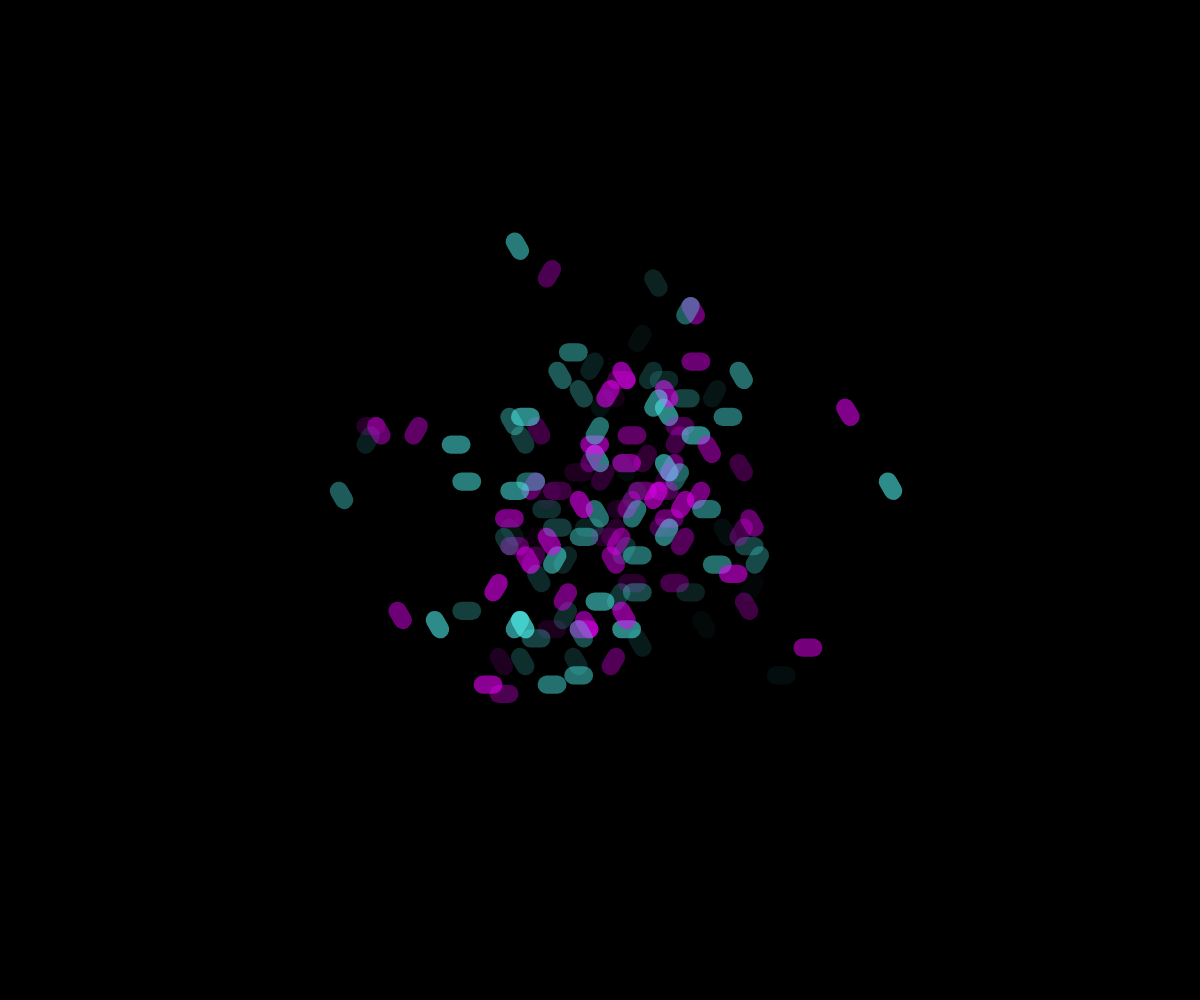
Frame 1 (no input)
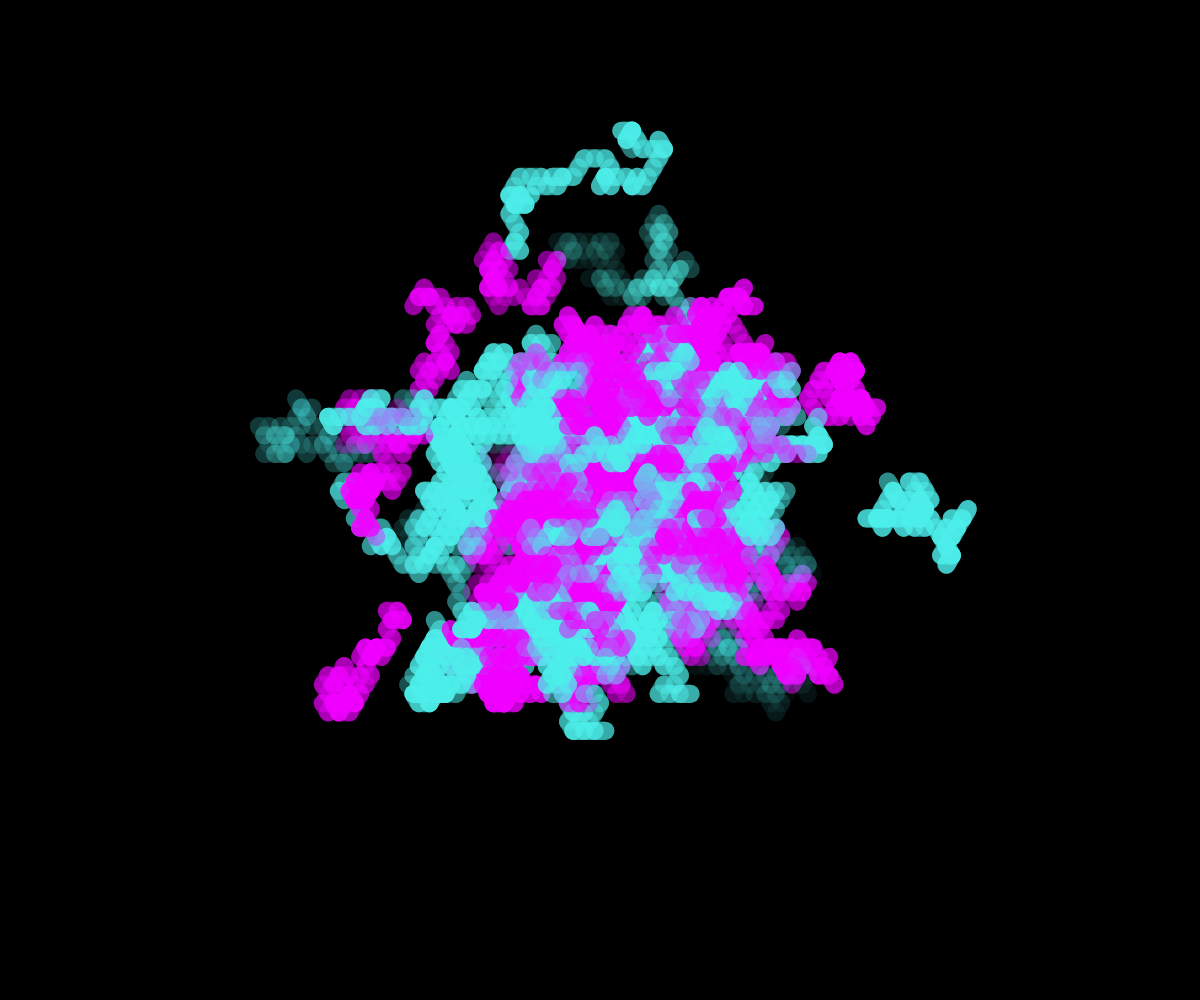
Frame 60 (no input)
Frame 120 (the mouse pressed at the canvas centre since frame 60): identical to frame 60, image omitted

The p5.js sketch that drew these frames (run headless with seeded random() and noise() and a simulated clock; from frame 60 on, the mouse is pressed at the canvas centre):

// p5.js sketch
// ── sketch.js

class Walker {
  constructor(sw = 6,alpha = 100,nColor=2) {
    this.x = width / 2;
    this.y = height / 2;
    // this.colorad = [[255, 80, 205], [	4, 217, 255],[255,140,0]][[0,1,2][Math.floor(random(2))]];
    this.colorad = [[77,238,234],[240,0,255],[255,231,0]][Math.floor(random(nColor))];
    this.prex;
    this.prey;
    this.alpha = alpha;
    strokeWeight(sw);
    stroke(0);
    // this.scale = Math.floor(random(4))+1;  
    this.scale = 1;
    // this.scale = [1,3,6,10][Math.floor(random(4))];
  }

  step() {
    // if (frameCount > 100){
    stroke(this.colorad[0], this.colorad[1], this.colorad[2],this.alpha);
    // } 
    this.prey = this.y;
    this.prex = this.x;
    // let choiceVector = [[0, 1], [1, 0], [0, -1], [-1, 0]][Math.floor(random(4))];
    let choices = [[1, 0], [1 / 2, (3 / 4) ** (1 / 2)], [-1 / 2, 1 * (3 / 4) ** (1 / 2)],
    [-1, 0], [-1 / 2, -1 * (3 / 4) ** (1 / 2)], [1 / 2, -1 * (3 / 4) ** (1 / 2)]];
    let choiceVector = choices[Math.floor(random(6))];
    this.x += this.scale * stepLength * choiceVector[0];
    this.y += this.scale * stepLength * choiceVector[1];
    // ellipse(this.x,this.y,100,100);
  }
  show() {
    line(this.prex, this.prey, this.x, this.y);

  }

}
let walkers = [];
let nWalker;
let stepLength = 20;
let startOffset = 1; 

// let nWalkerInput;
// let stepLengthInput;
// let startOffsetInput;

function setup() {
  background(0);
  nWalker = random(10,200);
  stepLength = random(3,40);
  startOffset = random(0,200);
  // nWalkerInput = createInput('Number of Walkers');
  // stepLengthInput = createInput('Step length in pixels');
  // startOffsetInput = createInput('Number of steps before displaying');

  // nWalkerInput.changed(() => {
  //   nWalker = parseInt(nWalkerInput.value);
  //   background(0);
  // });
  // stepLengthInput.changed(() => {
  //   stepLength = parseInt(stepLengthInput.value);
  // });
  // startOffsetInput.changed(() => {
  //   startOffset = parseInt(startOffsetInput.value);
  //   background(0);
  // })


  createCanvas(windowWidth, windowHeight);
  background(0);
  let nColor = random(1,3);
  for (let i = 0; i < nWalker; i++) {
    walkers[i] = new Walker(random(5,20),random(5,150),nColor);
    for (let j = 0; j < startOffset; j++) {
      walkers[i].step();
    }
  }
}

function draw() {
  fill(175);
  
  for (let i = 0; i < nWalker; i++) {
    walkers[i].step();
    if (!mouseIsPressed){
    walkers[i].show();
    }
  }
}

// function mousePressed(){
//   setup();
// }
